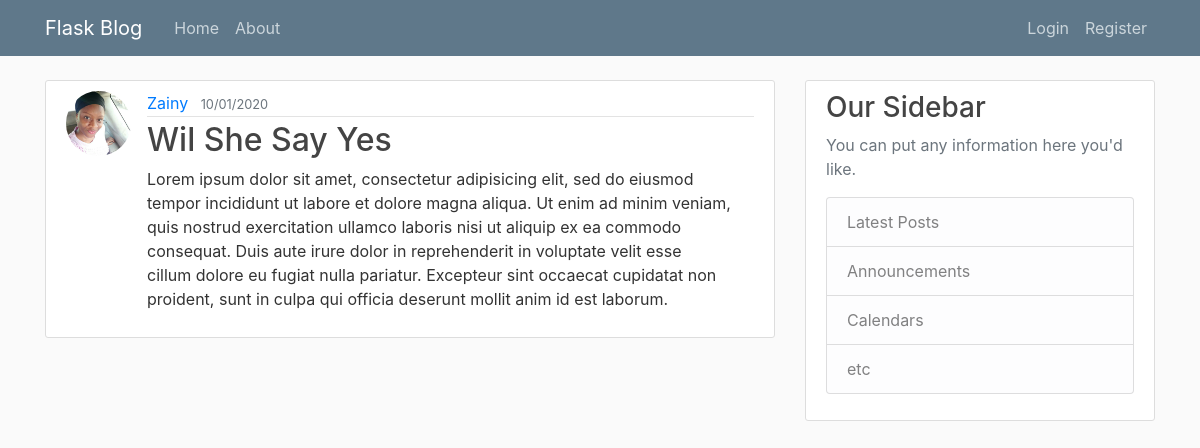
The app's page /post/17 with its own data.
### flaskblog/models.py (models this page shows, shortened)
class User(db.Model, UserMixin):
	id = db.Column(db.Integer, primary_key=True)
	username = db.Column(db.String(20), unique = True, nullable = False)
	email = db.Column(db.String(120), unique = True, nullable = False)
	image_file = db.Column(db.String(20), nullable = False, default = "default.jpg")
	password = db.Column(db.String(30), nullable= False)
	posts = db.relationship("Post", backref="author", lazy = True)

class Post(db.Model):
	id = db.Column(db.Integer, primary_key = True)
	title = db.Column(db.String(20), nullable= False)
	date_posted = db.Column(db.DateTime, nullable = False, default = datetime.utcnow)
	content = db.Column(db.Text, nullable = False)
	user_id = db.Column(db.Integer, db.ForeignKey("user.id"), nullable = False)

### flaskblog/routes.py (the view)
@app.route('/post/<int:post_id>')
def post(post_id):
	post = Post.query.get_or_404(post_id)
	return render_template('post.html', title =post.title, post=post)

### flaskblog/templates/post.html (shortened to what this page needs)
{% extends "layout.html" %}
{% block css %}
	<link rel="stylesheet" type="text/css" href="{{ url_for('static', filename = 'main.css')}}">
{% endblock %}
{% block content %}
	<article class="media content-section">
		<img class="rounded-circle article-img" src="{{ url_for('static', filename='profile_pics/' + post.author.image_file) }}">
	  <div class="media-body">
	    <div class="article-metadata">
	      <a class="mr-2" href="{{ url_for('user_posts', username = post.author.username ) }}">{{ post.author.username }}</a>
	      <small class="text-muted">{{ post.date_posted.strftime("%m/%d/%Y") }}</small>
	    </div>
	    <h2 class="article-title"> {{ post.title }}</h2>
	    <p class="article-content">{{ post.content }}</p>
	  </div>
	</article>
{% endblock content %}

### flaskblog/static/main.css (style rules this page uses)
body { background: #fafafa; color: #333333; margin-top: 5rem; }
h1, h2, h3, h4, h5, h6 { color: #444444; }
.content-section { background: #ffffff; padding: 10px 20px; border: 1px solid #dddddd; border-radius: 3px; margin-bottom: 20px; }
.article-title { color: #444444; }
.article-content { white-space: pre-line; }
.article-img { height: 65px; width: 65px; margin-right: 16px; }
.article-metadata { padding-bottom: 1px; margin-bottom: 4px; border-bottom: 1px solid #e3e3e3 }

### records on screen
User: image_file (picture), author.username "Zainy"
Post: date_posted "10/01/2020", title "Wil She Say Yes", content "Lorem ipsum dolor sit amet, consectetur adipisicing elit, sed do eiusmod tempor incididunt ut labore et dolore magna aliqua. Ut enim ad minim veniam, quis nostrud exercitation ullamco laboris nisi ut aliquip ex ea commodo consequat. Duis aute irure dolor in reprehenderit in voluptate velit esse cillum dolore eu fugiat nulla pariatur. Excepteur sint occaecat cupidatat non proident, sunt in culpa qui officia deserunt mollit anim id est laborum."
